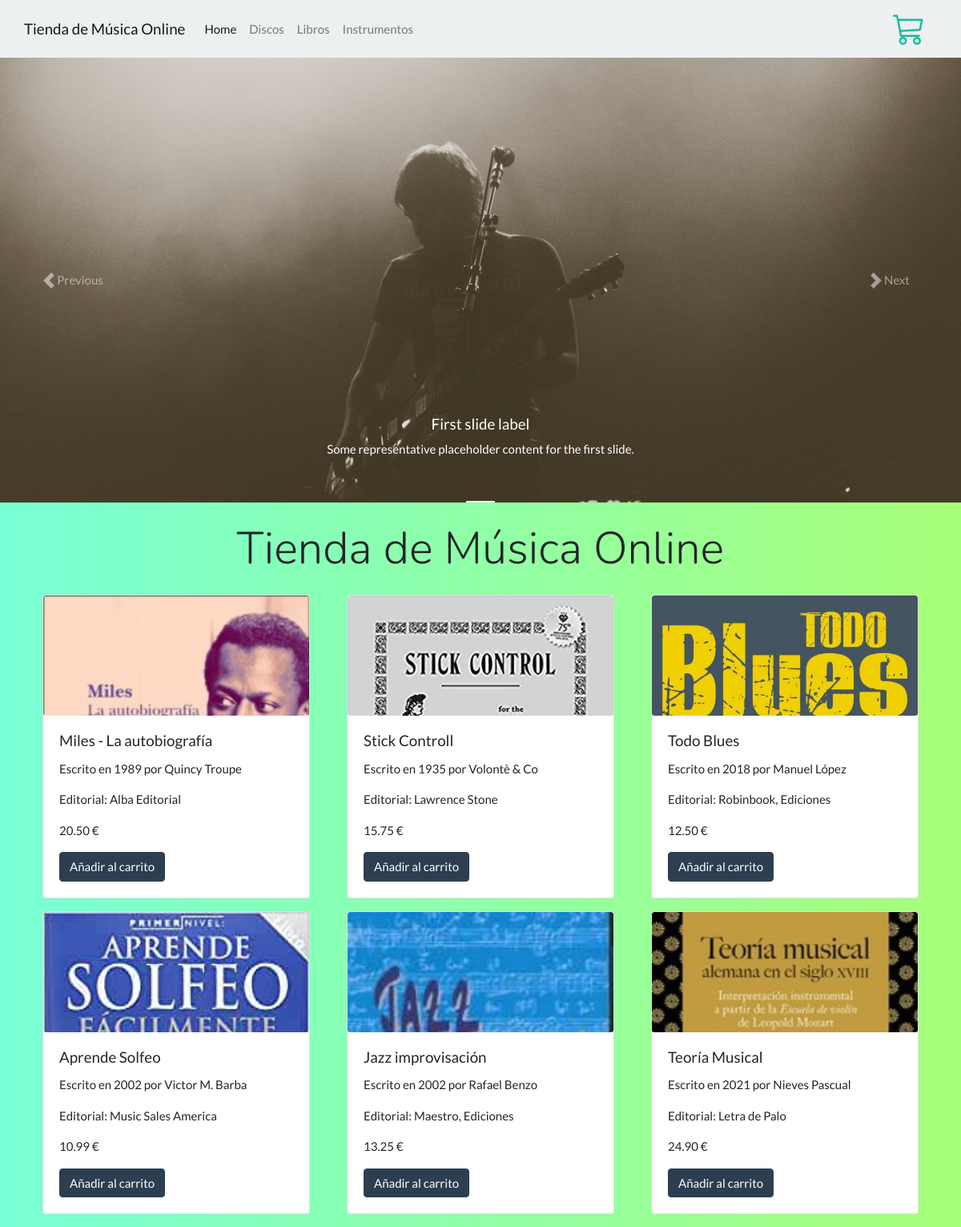
Page /libros on the committed database.
### models.py (models this page shows, shortened)
class Libro(Base):
    __tablename__ = "libros"
    id = Column(Integer, primary_key=True)
    title = Column(Text, nullable=False)
    author = Column(Text, nullable=False)
    editorial = Column(Text, nullable=False)
    year = Column(Integer, nullable=False)
    price = Column(Numeric, nullable=False)
    cover = Column(Text)
    def __repr__(self):
        return f"Libro {self.id}: {self.title} escrito por {self.author} en {self.year}"

### routes/libros.py (the view)
@libros.route('/libros')
def consultar_libros():
    libros = db.session.query(Libro).all()
    for libro in libros:
        print(libro)
    return render_template('libros.html', todos_los_libros=libros)

### templates/libros.html (shortened to what this page needs)
{% extends 'index.html' %} {% block lista %}
<div class="row py-2 d-flex justify-content-around">
    {% for libro in todos_los_libros %}
    <div class="col-md-4 my-2">
      <div class="card mx-2">
        <div class="card-img">
          <img
            src="{{ url_for('static', filename='img/uploads/') }}{{libro.cover}}"
            class="card-img-top"
            alt="..."
          />
        </div>
        <div class="card-body">
          <h5 class="card-title">{{ libro.title }}</h5>
          <p>Escrito en {{ libro.year }} por {{ libro.author }}</p>
          <p>Editorial: {{ libro.editorial }}</p>
         <p>{{"{:,.2f} €".format(libro.price) }} </p>
          <form action="/agregar_producto_carrito" method="POST">
            <button type="submit" class="btn btn-primary">Añadir al carrito</button>
          </form>
        </div>
      </div>
    </div>
    {% endfor %}
  </div>
  {% endblock %}

### static/css/main.css (style rules this page uses)
body { height: 100vh; background: #a8ff78; background: -webkit-linear-gradient(to right, #78ffd6, #a8ff78); background: linear-gradient(to right, #78ffd6, #a8ff78); }
.card-img { overflow: hidden; height: 150px; }
.card .card-img-top { transition: all 1s ease; }
button { border: transparent; }

### rows in the picture
Libro: cover (picture), title "Miles - La autobiografía", year "1989", author "Quincy Troupe", editorial "Alba Editorial", price "20.50 €"
Libro: cover (picture), title "Stick Controll", year "1935", author "Volontè & Co", editorial "Lawrence Stone", price "15.75 €"
Libro: cover (picture), title "Todo Blues", year "2018", author "Manuel López", editorial "Robinbook, Ediciones", price "12.50 €"
Libro: cover (picture), title "Aprende Solfeo", year "2002", author "Victor M. Barba", editorial "Music Sales America", price "10.99 €"
Libro: cover (picture), title "Jazz improvisación", year "2002", author "Rafael Benzo", editorial "Maestro, Ediciones", price "13.25 €"
Libro: cover (picture), title "Teoría Musical", year "2021", author "Nieves Pascual", editorial "Letra de Palo", price "24.90 €"
